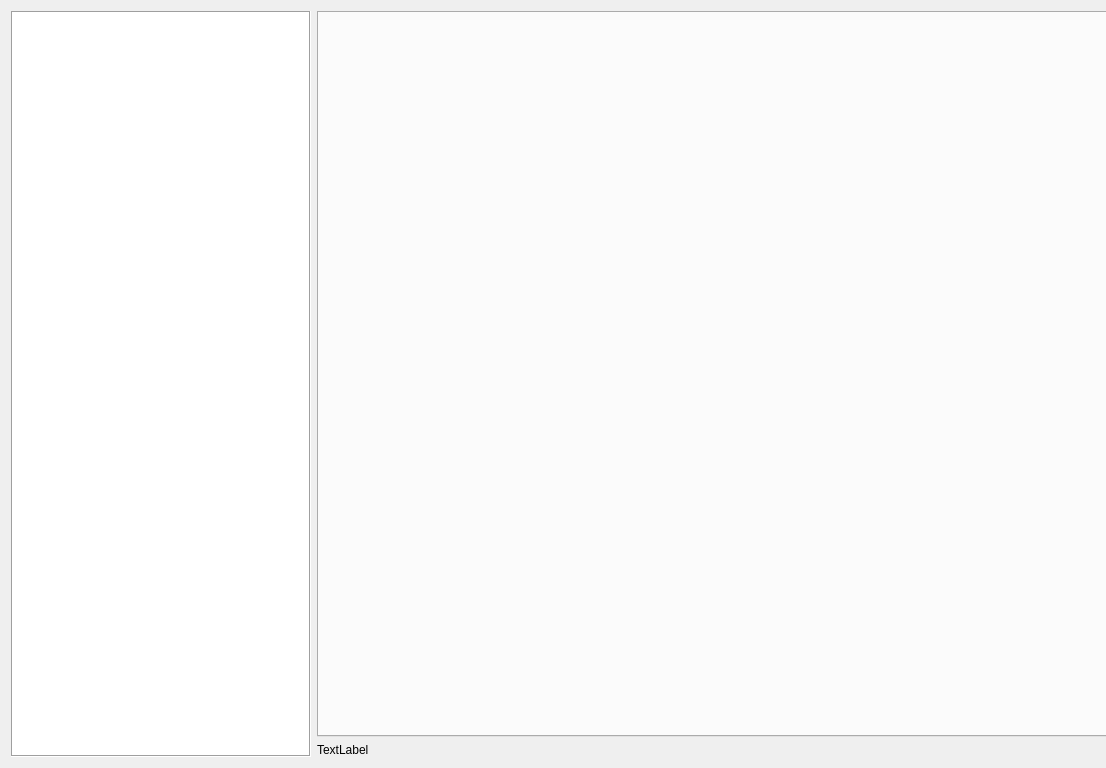
<?xml version="1.0" encoding="UTF-8"?>
<ui version="4.0">
 <class>Widget</class>
 <widget class="QWidget" name="Widget">
  <property name="windowModality">
   <enum>Qt::WindowModal</enum>
  </property>
  <property name="geometry">
   <rect>
    <x>0</x>
    <y>0</y>
    <width>1106</width>
    <height>768</height>
   </rect>
  </property>
  <property name="sizePolicy">
   <sizepolicy hsizetype="Preferred" vsizetype="Preferred">
    <horstretch>0</horstretch>
    <verstretch>0</verstretch>
   </sizepolicy>
  </property>
  <property name="minimumSize">
   <size>
    <width>1020</width>
    <height>768</height>
   </size>
  </property>
  <property name="contextMenuPolicy">
   <enum>Qt::NoContextMenu</enum>
  </property>
  <property name="windowTitle">
   <string>Widget</string>
  </property>
  <property name="windowIcon">
   <iconset resource="../res/res.qrc">
    <normaloff>:/icon/pic/main_icon.png</normaloff>:/icon/pic/main_icon.png</iconset>
  </property>
  <property name="windowOpacity">
   <double>6.000000000000000</double>
  </property>
  <layout class="QGridLayout" name="gridLayout">
   <item row="0" column="0" rowspan="2">
    <widget class="QTreeView" name="m_tree_view">
     <property name="enabled">
      <bool>true</bool>
     </property>
     <property name="sizePolicy">
      <sizepolicy hsizetype="Preferred" vsizetype="Preferred">
       <horstretch>0</horstretch>
       <verstretch>0</verstretch>
      </sizepolicy>
     </property>
     <property name="minimumSize">
      <size>
       <width>300</width>
       <height>0</height>
      </size>
     </property>
     <property name="layoutDirection">
      <enum>Qt::LeftToRight</enum>
     </property>
     <property name="autoFillBackground">
      <bool>true</bool>
     </property>
     <property name="frameShape">
      <enum>QFrame::Box</enum>
     </property>
     <property name="dragEnabled">
      <bool>false</bool>
     </property>
     <property name="sortingEnabled">
      <bool>true</bool>
     </property>
     <property name="animated">
      <bool>true</bool>
     </property>
     <property name="wordWrap">
      <bool>true</bool>
     </property>
     <attribute name="headerCascadingSectionResizes">
      <bool>true</bool>
     </attribute>
     <attribute name="headerHighlightSections">
      <bool>true</bool>
     </attribute>
    </widget>
   </item>
   <item row="0" column="1" rowspan="2" colspan="2">
    <layout class="QVBoxLayout" name="verticalLayout">
     <item>
      <widget class="QTabWidget" name="m_img_tab">
       <property name="sizePolicy">
        <sizepolicy hsizetype="Expanding" vsizetype="Expanding">
         <horstretch>1</horstretch>
         <verstretch>0</verstretch>
        </sizepolicy>
       </property>
       <property name="minimumSize">
        <size>
         <width>800</width>
         <height>600</height>
        </size>
       </property>
       <property name="tabPosition">
        <enum>QTabWidget::West</enum>
       </property>
       <property name="tabShape">
        <enum>QTabWidget::Triangular</enum>
       </property>
       <property name="currentIndex">
        <number>-1</number>
       </property>
       <property name="elideMode">
        <enum>Qt::ElideLeft</enum>
       </property>
      </widget>
     </item>
     <item>
      <widget class="QLabel" name="m_step_count_label">
       <property name="text">
        <string>TextLabel</string>
       </property>
      </widget>
     </item>
    </layout>
   </item>
   <item row="1" column="2">
    <spacer name="horizontalSpacer">
     <property name="orientation">
      <enum>Qt::Horizontal</enum>
     </property>
     <property name="sizeHint" stdset="0">
      <size>
       <width>20</width>
       <height>20</height>
      </size>
     </property>
    </spacer>
   </item>
  </layout>
 </widget>
 <layoutdefault spacing="6" margin="11"/>
 <resources>
  <include location="../res/res.qrc"/>
 </resources>
 <connections/>
</ui>
